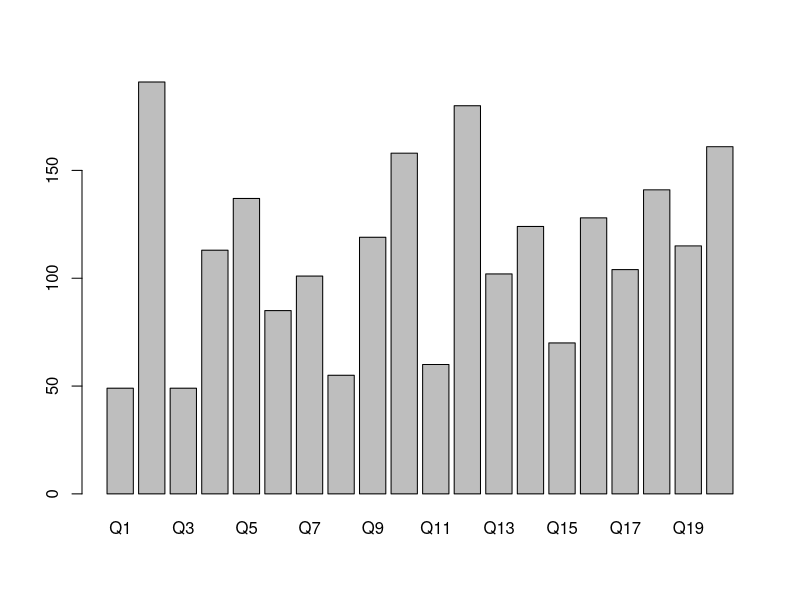

Recreate this plot in R. (Note: this script raises an error after producing the figure.)
## ---- chunk 1
data <- read.csv("Test-anon.csv",header=TRUE)
question_results <- data[1:20]
total_scores <- data[21]
question_results_sum <- colSums(question_results)
barplot(question_results_sum)



analysis_questions <- 
jitl_questions <- 
visualization_questions <-
wrangling_questions <- 
  


## ---- chunk 2
question_results_matrix=as.matrix(question_results)
head(question_results_matrix)
heatmap(question_results_matrix, Colv = NA, Rowv = NA, scale="column", col = terrain.colors(256))
## ---- chunk 3
heatmap(question_results_matrix,scale="column", col = terrain.colors(256))
## ---- chunk 4
boxplot(total_scores)

